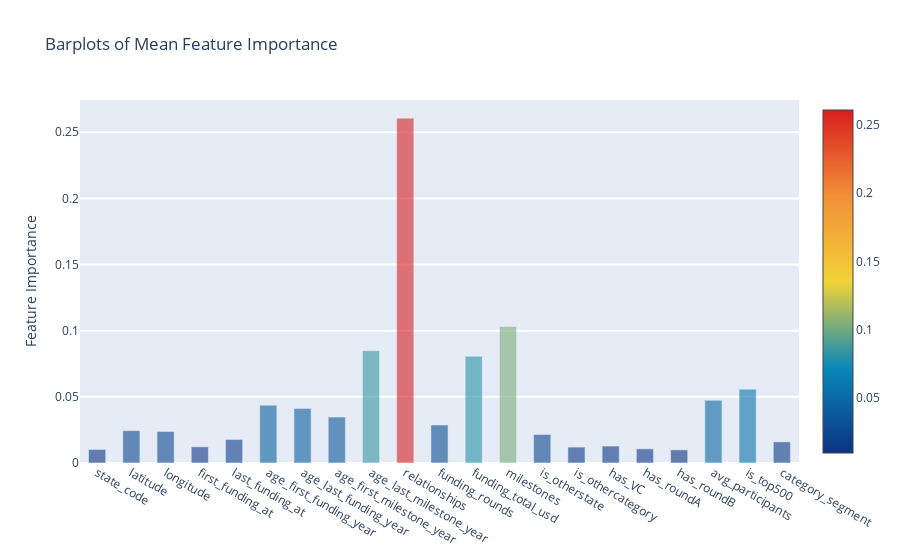

The notebook cell saved with this chart:
### Code cell
mean_bar_plot(feature_dataframe)

### Figure 1 — Plotly figure (JSON) as saved in the notebook; plotly's stock layout.template omitted (floating-point values rounded to 4 significant figures)
{"data": [{"marker": {"color": [0.01023, 0.02444, 0.02379, 0.01221, 0.01773, 0.04372, 0.04128, 0.03474, 0.08494, 0.2607, 0.02871, 0.08073, 0.1032, 0.02152, 0.01203, 0.0128, 0.01069, 0.009935, 0.04738, 0.05578, 0.016], "colorscale": [[0, "rgb(12,51,131)"], [0.25, "rgb(10,136,186)"], [0.5, "rgb(242,211,56)"], [0.75, "rgb(242,143,56)"], [1, "rgb(217,30,30)"]], "reversescale": false, "showscale": true}, "opacity": 0.6, "type": "bar", "width": 0.5, "x": ["state_code", "latitude", "longitude", "first_funding_at", "last_funding_at", "age_first_funding_year", "age_last_funding_year", "age_first_milestone_year", "age_last_milestone_year", "relationships", "funding_rounds", "funding_total_usd", "milestones", "is_otherstate", "is_othercategory", "has_VC", "has_roundA", "has_roundB", "avg_participants", "is_top500", "category_segment"], "y": [0.01023, 0.02444, 0.02379, 0.01221, 0.01773, 0.04372, 0.04128, 0.03474, 0.08494, 0.2607, 0.02871, 0.08073, 0.1032, 0.02152, 0.01203, 0.0128, 0.01069, 0.009935, 0.04738, 0.05578, 0.016]}], "layout": {"autosize": true, "hovermode": "closest", "showlegend": false, "title": {"text": "Barplots of Mean Feature Importance"}, "xaxis": {"autorange": true, "range": [-0.5, 20.5], "type": "category"}, "yaxis": {"autorange": true, "gridwidth": 2, "range": [0, 0.2744], "ticklen": 5, "title": {"text": "Feature Importance"}, "type": "linear"}}}
